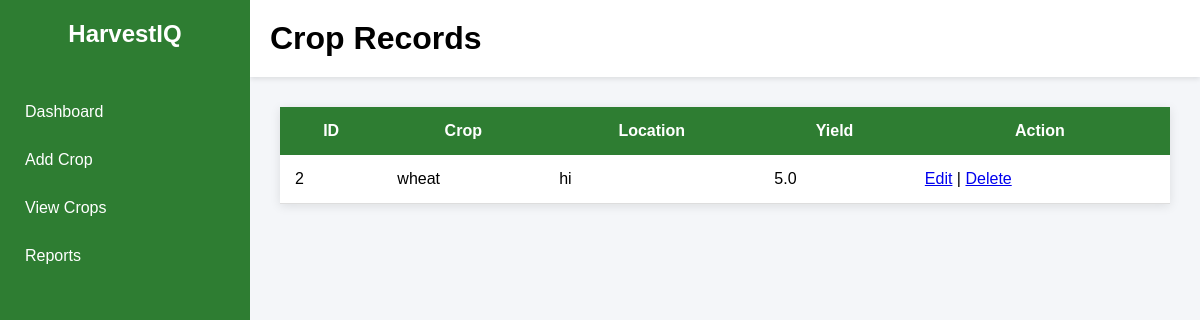
Page /crops on the earlier database version.
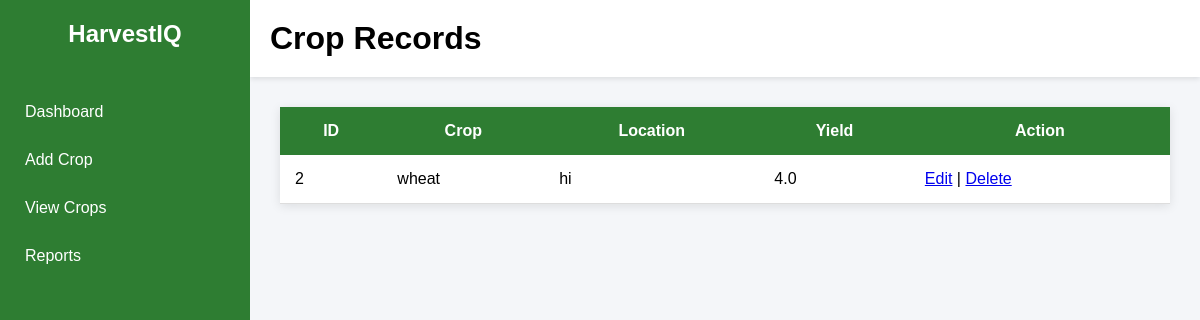
Same page on the later database version.
### tables this page shows
CREATE TABLE crops(
    id INTEGER PRIMARY KEY AUTOINCREMENT,
    crop_name TEXT,
    location TEXT,
    yield_amount REAL
);

### app.py (the view)
@app.route("/crops")
def view_crops():
    conn = sqlite3.connect("harvestiq.db")
    cursor = conn.cursor()
    cursor.execute("SELECT * FROM crops")
    crops = cursor.fetchall()
    conn.close()
    return render_template(
        "crops.html",
        crops=crops
    )

### templates/crops.html (shortened to what this page needs)
<!DOCTYPE html>
<html>
<head>
    <link rel="stylesheet" href="{{ url_for('static', filename='css/style.css') }}">
</head>
<body>
<div class="sidebar">
    <h2>HarvestIQ</h2>
    <a href="/dashboard">Dashboard</a>
    <a href="/add-crop">Add Crop</a>
    <a href="/crops">View Crops</a>
    <a href="/reports">Reports</a>
</div>
<div class="main-content">
    <div class="header">
        <h1>Crop Records</h1>
    </div>
    <div style="padding:30px;">
        <table>
            <tr>
                <th>ID</th>
                <th>Crop</th>
                <th>Location</th>
                <th>Yield</th>
                <th>Action</th>
            </tr>
            {% for crop in crops %}
            <tr>
                <td>{{ crop[0] }}</td>
                <td>{{ crop[1] }}</td>
                <td>{{ crop[2] }}</td>
                <td>{{ crop[3] }}</td>
                <td>
                    <a href="/edit/{{ crop[0] }}">Edit</a> |
                    <a href="/delete/{{ crop[0] }}">Delete</a>
                </td>
            </tr>
            {% endfor %}
        </table>
    </div>
</div>
</body>
</html>

Differences in the rows shown:
changed crops "wheat": yield_amount "5.0" → "4.0"
